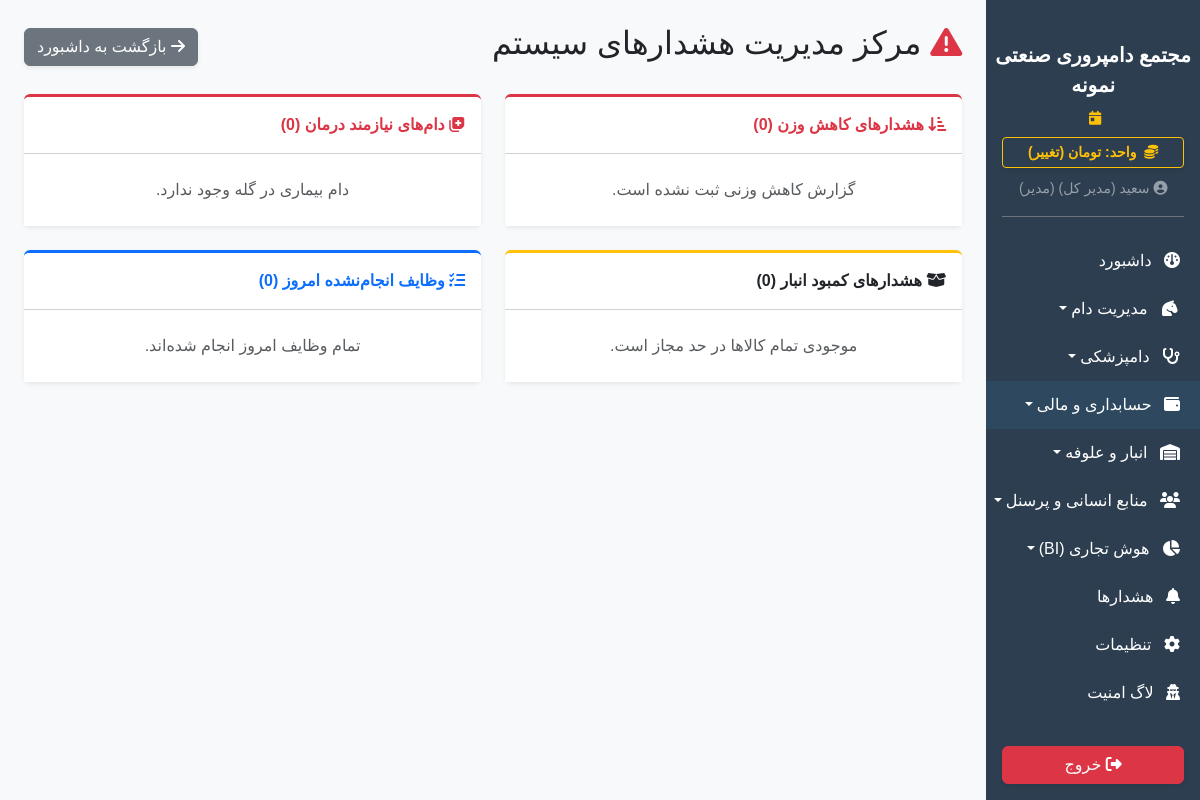
/warnings (signed in), run on the app's committed database.
### app/models.py (models this page shows)
class SystemSetting(db.Model):
    id = db.Column(db.Integer, primary_key=True)
    key = db.Column(db.String(50), unique=True, nullable=False)
    value = db.Column(db.String(255), nullable=False)
    description = db.Column(db.String(255), nullable=True)

class User(UserMixin, db.Model):
    id = db.Column(db.Integer, primary_key=True)
    username = db.Column(db.String(50), unique=True, nullable=False)
    password_hash = db.Column(db.String(255), nullable=False)
    name = db.Column(db.String(100), nullable=False)
    role = db.Column(db.String(20), default='کارگر') # مدیر، دامپزشک، حسابدار، کارگر
    can_view_livestock = db.Column(db.Boolean, default=False)
    can_view_finance = db.Column(db.Boolean, default=False)
    can_view_inventory = db.Column(db.Boolean, default=False)
    can_view_hr = db.Column(db.Boolean, default=False)
    can_view_reports = db.Column(db.Boolean, default=False)
    can_view_settings = db.Column(db.Boolean, default=False)

### app/blueprints/dashboard.py (the view, shortened to what this page needs)
@dashboard_bp.route('/warnings')
@login_required
def warnings():
    from app.models import Sheep, WeightRecord, InventoryItem, Task
    sick_sheep = Sheep.query.filter_by(status='بیمار').all()
    weight_loss_sheep = []
    recent_limit = datetime.now(UTC).date() - timedelta(days=45)
    sql = text("""
        WITH RankedWeights AS (
            SELECT
                sheep_id,
                weight,
                record_date,
                ROW_NUMBER() OVER (PARTITION BY sheep_id ORDER BY record_date DESC) as rn
            FROM weight_record
        )
        SELECT rw1.sheep_id, rw1.weight, rw2.weight, rw1.record_date
        FROM RankedWeights rw1
        JOIN RankedWeights rw2 ON rw1.sheep_id = rw2.sheep_id
        WHERE rw1.rn = 1 AND rw2.rn = 2
          AND rw1.weight < rw2.weight
          AND rw1.record_date >= :limit
    """)
    results = db.session.execute(sql, {"limit": recent_limit}).fetchall()
    if current_user.role == 'دامپزشک':
        return render_template('dashboard/warnings.html', sick_sheep=sick_sheep, weight_loss_sheep=weight_loss_sheep, low_stock_items=[], pending_tasks=[])
    low_stock_items = InventoryItem.query.filter(InventoryItem.quantity <= InventoryItem.min_threshold).all()
    pending_tasks = Task.query.filter_by(task_date=datetime.now(UTC).date(), is_done=False).all()
    return render_template('dashboard/warnings.html', sick_sheep=sick_sheep, low_stock_items=low_stock_items, pending_tasks=pending_tasks, weight_loss_sheep=weight_loss_sheep)

### app/__init__.py (called while the page is built)
def get_system_setting(key, default):
    from app.models import SystemSetting
    s = SystemSetting.query.filter_by(key=key).first()
    return s.value if s else default

### app/blueprints/dashboard.py (called while the page is built)
@dashboard_bp.app_context_processor
def inject_settings():
    try:
        all_settings = {s.key: s.value for s in SystemSetting.query.all()}
    except:
        all_settings = {}
    return dict(system_settings=all_settings)

### app/templates/dashboard/warnings.html (shortened to what this page needs)
{% extends 'base.html' %}
{% block content %}
<div class="d-flex justify-content-between align-items-center mb-4">
    <h2><i class="fa-solid fa-triangle-exclamation text-danger"></i> مرکز مدیریت هشدارهای سیستم</h2>
    <a href="{{ url_for('dashboard.index') }}" class="btn btn-secondary shadow-sm"><i class="fa-solid fa-arrow-right"></i> بازگشت به داشبورد</a>
</div>
<div class="row g-4">
    <div class="col-lg-6">
        <div class="card border-0 shadow-sm border-top border-danger border-3 h-100">
            <div class="card-header bg-white fw-bold py-3 text-danger">
                <i class="fa-solid fa-arrow-down-short-wide"></i> هشدارهای کاهش وزن ({{ weight_loss_sheep|length }})
            </div>
            <div class="card-body p-0" style="max-height: 400px; overflow-y: auto;">
                <ul class="list-group list-group-flush">
                    {% for item in weight_loss_sheep %}
                    <li class="list-group-item py-3 bg-light">
                        <div class="d-flex justify-content-between align-items-center mb-2">
                            <span class="fw-bold text-danger">پلاک: {{ item.sheep.ear_tag }}</span>
                            <small class="text-muted">{{ item.date.strftime('%Y-%m-%d') }}</small>
                        </div>
                        <p class="mb-2 small text-dark">این دام اخیراً <strong class="text-danger">{{ item.lost }} کیلوگرم</strong> کاهش وزن داشته است!</p>
                        <a href="{{ url_for('livestock.profile', id=item.sheep.id) }}" class="btn btn-sm btn-outline-danger w-100">بررسی پرونده و نمودار رشد</a>
                    </li>
                    {% else %}
                    <li class="list-group-item text-center py-4 text-muted">گزارش کاهش وزنی ثبت نشده است.</li>
                    {% endfor %}
                </ul>
            </div>
        </div>
    </div>
    <div class="col-lg-6">
        <div class="card border-0 shadow-sm border-top border-danger border-3 h-100">
            <div class="card-header bg-white fw-bold py-3 text-danger">
                <i class="fa-solid fa-notes-medical"></i> دام‌های نیازمند درمان ({{ sick_sheep|length }})
            </div>
            <div class="card-body p-0" style="max-height: 400px; overflow-y: auto;">
                <ul class="list-group list-group-flush">
                    {% for sheep in sick_sheep %}
                    <li class="list-group-item py-3">
                        <div class="d-flex justify-content-between align-items-center mb-2">
                            <span class="fw-bold text-danger">پلاک: {{ sheep.ear_tag }}</span>
                            <span class="badge bg-secondary">{{ sheep.pen.name if sheep.pen else 'نامشخص' }}</span>
                        </div>
                        <a href="{{ url_for('livestock.profile', id=sheep.id) }}" class="btn btn-sm btn-outline-danger w-100">ثبت دارو و خروج از وضعیت بیمار</a>
                    </li>
                    {% else %}
                    <li class="list-group-item text-center py-4 text-muted">دام بیماری در گله وجود ندارد.</li>
                    {% endfor %}
                </ul>
            </div>
        </div>
    </div>
    {% if current_user.role == 'مدیر' %}
    <div class="col-lg-6">
        <div class="card border-0 shadow-sm border-top border-warning border-3 h-100">
            <div class="card-header bg-white fw-bold py-3 text-warning text-dark">
                <i class="fa-solid fa-box-open"></i> هشدارهای کمبود انبار ({{ low_stock_items|length }})
            </div>
            <div class="card-body p-0" style="max-height: 400px; overflow-y: auto;">
                <ul class="list-group list-group-flush">
                    {% for item in low_stock_items %}
                    <li class="list-group-item py-3">
                        <div class="d-flex justify-content-between align-items-center mb-2">
                            <span class="fw-bold text-dark">{{ item.name }}</span>
                            <span class="badge bg-danger rounded-pill pulse">{{ item.quantity }} {{ item.unit }}</span>
                        </div>
                        <p class="mb-2 small text-muted">حداقل مجاز تعیین شده: {{ item.min_threshold }} {{ item.unit }}</p>
                        <a href="{{ url_for('inventory.index') }}" class="btn btn-sm btn-outline-warning text-dark w-100">رفتن به انبار و شارژ کالا</a>
                    </li>
                    {% else %}
                    <li class="list-group-item text-center py-4 text-muted">موجودی تمام کالاها در حد مجاز است.</li>
                    {% endfor %}
                </ul>
            </div>
        </div>
    </div>
    <div class="col-lg-6">
        <div class="card border-0 shadow-sm border-top border-primary border-3 h-100">
            <div class="card-header bg-white fw-bold py-3 text-primary">
                <i class="fa-solid fa-list-check"></i> وظایف انجام‌نشده امروز ({{ pending_tasks|length }})
            </div>
            <div class="card-body p-0" style="max-height: 400px; overflow-y: auto;">
                <ul class="list-group list-group-flush">
                    {% for task in pending_tasks %}
                    <li class="list-group-item py-3">
                        <p class="mb-2 fw-bold text-primary">{{ task.description }}</p>
                        <div class="d-flex justify-content-between align-items-center mb-2">
                            <small class="text-muted"><i class="fa-solid fa-user"></i> مسئول: {{ task.worker.name }}</small>
                        </div>
                        <a href="{{ url_for('hr.index') }}" class="btn btn-sm btn-outline-primary w-100">پیگیری در تسک‌برد</a>
                    </li>
                    {% else %}
                    <li class="list-group-item text-center py-4 text-muted">تمام وظایف امروز انجام شده‌اند.</li>
                    {% endfor %}
                </ul>
            </div>
        </div>
    </div>
    {% endif %}
</div>
{% endblock %}

### app/templates/base.html (shortened to what this page needs)
<!DOCTYPE html>
<html lang="fa" dir="rtl">
<head>
    <link href="https://cdn.jsdelivr.net/gh/rastikerdar/vazirmatn@v33.003/Vazirmatn-font-face.css" rel="stylesheet">
    <link rel="stylesheet" href="https://unpkg.com/persian-datepicker@1.2.0/dist/css/persian-datepicker.min.css">
    <link rel="stylesheet" href="https://cdn.jsdelivr.net/npm/bootstrap@5.3.2/dist/css/bootstrap.rtl.min.css">
    <link rel="stylesheet" href="https://cdnjs.cloudflare.com/ajax/libs/font-awesome/6.4.2/css/all.min.css">
    <link rel="stylesheet" href="{{ url_for('static', filename='css/style.css') }}">
</head>
<body>
    <div class="d-flex" id="wrapper">
        <div class="sidebar-bg d-flex flex-column" id="sidebar-wrapper">
            <div class="sidebar-heading text-center pt-3 pb-2 text-white">
                <div class="fs-5 fw-bold">{{ system_settings.get('farm_name', 'دامداری من') }}</div>
            </div>
            <div class="text-center text-warning small mb-2 px-3">
                <i class="fa-solid fa-calendar-day me-1"></i>
            </div>
            <div class="px-3 mb-2">
                <a href="{{ url_for('dashboard.toggle_currency') }}" class="btn btn-sm btn-outline-warning w-100 fw-bold shadow-sm">
                    <i class="fa-solid fa-coins me-1"></i> واحد: {{ get_system_currency_from_settings() }} (تغییر)
                </a>
            </div>
            <div class="text-center text-white-50 mb-3 pb-3 border-bottom border-secondary mx-3">
                <small><i class="fa-solid fa-circle-user"></i> {% if current_user.is_authenticated %}{{ current_user.name }} ({{ current_user.role }}){% endif %}</small>
            </div>
            <div class="list-group list-group-flush my-1" id="sidebar-accordion" style="overflow-y: auto;">
                <a href="{{ url_for('dashboard.index') }}" class="list-group-item list-group-item-action bg-transparent text-white "><i class="fa-solid fa-gauge me-2"></i> داشبورد</a>
                {% if current_user.is_authenticated %}
                    {% if current_user.can_view_livestock %}
                    <a href="#livestockSubmenu" data-bs-toggle="collapse" class="list-group-item list-group-item-action bg-transparent text-white dropdown-toggle {% if request.blueprint == 'livestock' %}active-sidebar-link{% endif %}"><i class="fa-solid fa-horse-head me-2"></i> مدیریت دام</a>
                    {% if current_user.role in ['مدیر', 'دامپزشک'] %}
                    <a href="#vetSubmenu" data-bs-toggle="collapse" class="list-group-item list-group-item-action bg-transparent text-white dropdown-toggle"><i class="fa-solid fa-stethoscope me-2"></i> دامپزشکی</a>
                    {% endif %}
                    {% endif %}
                    {% if current_user.can_view_finance %}
                    <a href="#financeSubmenu" data-bs-toggle="collapse" class="list-group-item list-group-item-action bg-transparent text-white dropdown-toggle finance-menu-item " ><i class="fa-solid fa-wallet me-2"></i> حسابداری و مالی</a>
                    {% endif %}
                    {% if current_user.can_view_inventory or current_user.role == 'مدیر' %}
                    <a href="#inventorySubmenu" data-bs-toggle="collapse" class="list-group-item list-group-item-action bg-transparent text-white dropdown-toggle {% if request.blueprint == 'inventory' %}active-sidebar-link{% endif %}"><i class="fa-solid fa-warehouse me-2"></i> انبار و علوفه</a>
                    {% endif %}
                    {% if current_user.can_view_hr or current_user.role == 'مدیر' %}
                    <a href="#hrSubmenu" data-bs-toggle="collapse" class="list-group-item list-group-item-action bg-transparent text-white dropdown-toggle {% if request.blueprint == 'hr' %}active-sidebar-link{% endif %}"><i class="fa-solid fa-users me-2"></i> منابع انسانی و پرسنل</a>
                    {% endif %}
                    {% if current_user.can_view_reports or current_user.role == 'مدیر' %}
                    <a href="#biSubmenu" data-bs-toggle="collapse" class="list-group-item list-group-item-action bg-transparent text-white dropdown-toggle {% if request.blueprint == 'reports' %}active-sidebar-link{% endif %}"><i class="fa-solid fa-chart-pie me-2"></i> هوش تجاری (BI)</a>
                    {% endif %}
                    {% if current_user.role != 'کارگر' %}
                    <a href="{{ url_for('dashboard.warnings') }}" class="list-group-item list-group-item-action bg-transparent text-white">
                    <i class="fa-solid fa-bell me-2"></i> هشدارها
                    </a>
                    {% endif %}
                    {% if current_user.can_view_settings or current_user.role == 'مدیر' %}
                    <a href="{{ url_for('dashboard.settings') }}" class="list-group-item list-group-item-action bg-transparent text-white"><i class="fa-solid fa-gear me-2"></i> تنظیمات</a>
                    {% endif %}
                    <a href="{{ url_for('dashboard.audit_logs') }}" class="list-group-item list-group-item-action bg-transparent text-white"><i class="fa-solid fa-user-secret me-2"></i> لاگ امنیت </a>
                    {% endif %}
            </div>
            <div class="mt-auto p-3 w-100">
                <a href="{{ url_for('auth.logout') }}" class="btn btn-danger w-100 shadow-sm"><i class="fa-solid fa-right-from-bracket"></i> خروج</a>
            </div>
        </div>
        <div id="page-content-wrapper" class="w-100 bg-light" style="overflow-x: hidden;">
            <div class="container-fluid p-4">{% block content %}{% endblock %}</div>
        </div>
    </div>
</body>
</html>

### app/static/css/style.css (style rules this page uses)
body { font-family: 'Vazirmatn', sans-serif !important; background-color: #f8f9fa; }
#sidebar-wrapper { height: 100vh; position: sticky; top: 0; overflow-y: auto; width: 260px; background-color: #2c3e50; transition: margin .3s ease-out, transform .3s ease-out; }
#sidebar-wrapper .list-group-item { border: none; padding: 12px 20px; transition: all 0.3s; }
#page-content-wrapper { min-width: 0; width: 100%; }

### app/templates/base.html (style rules this page uses)
.finance-menu-item { background-color: rgba(52, 152, 219, 0.1) !important; border-bottom: 1px solid rgba(255,255,255,0.05); }

### data on the page
SystemSetting: get "مجتمع دامپروری صنعتی نمونه"
SystemSetting: value "تومان"
User: name "سعید (مدیر کل)", role "مدیر"

### other printed values
{{ weight_loss_sheep|length }} "0"
{{ sick_sheep|length }} "0"
{{ low_stock_items|length }} "0"
{{ pending_tasks|length }} "0"
